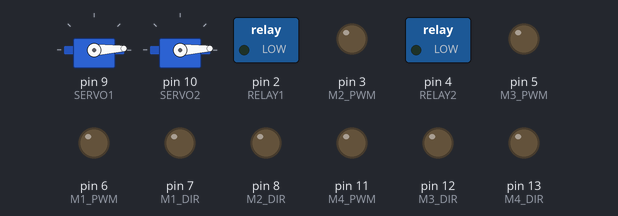
The sketch below on a simulated Arduino Uno, built with avr-gcc and run on an emulated ATmega328P. On the bench: 2 × servo, switched loads named in the sketch (green lamp = pin HIGH), output pins drawn as LEDs (lit = HIGH).

Above: at 0.05 s.
At 1.35 s:
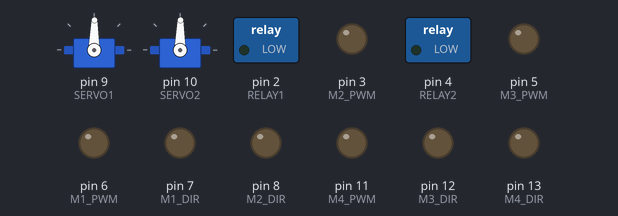
At 2.65 s:
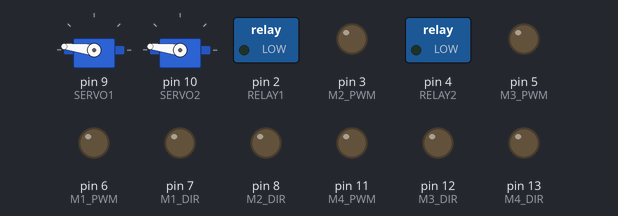
At 5.25 s:
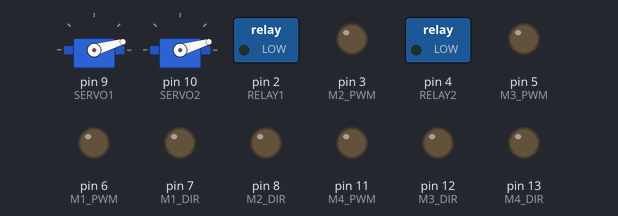
Timing chart, 0 to 7.1 s (numbered marks = the images above):
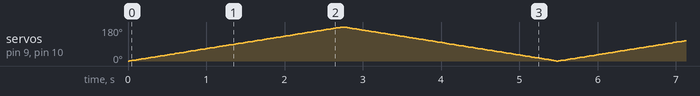

The sketch:

WM1_ServoExample.ino
```cpp
// <INCLUDE REQUIRED LIBRARIES>
#include <Servo.h>

// <WM1 PIN DEFINITIONS>
#define M1_PWM 6
#define M1_DIR 7

#define M2_PWM 3
#define M2_DIR 8

#define M3_PWM 5
#define M3_DIR 12

#define M4_PWM 11
#define M4_DIR 13

#define RELAY1 2
#define RELAY2 4

#define SERVO1 9
#define SERVO2 10

// <GLOBAL DECLARATIONS>
Servo firstServo;  // create servo object to control servos
Servo secondServo; // two servo objects can be created using the functionallity available on the WM1

int pos = 0;    // variable to store the servo position

/* <WIRING DESCRIPTION>
  Standard 5V 180° RC servos are connected to WM1 servo header 'S1' and 'S2'
  Ensure servo pinout matches that of the WM1 board
*/

/* <FUNCTIONALITY DESCRIPTION>
  This example code demonstrates how to use the servo headers built into the WM1 to control two
  standard 180° RC servos. This code is based on the standard arduino 'Sweep' example and will
  move both servos back and forth from 0° to 180°
*/

void setup() {
  // put your setup code here, to run once:

  // <ASSIGN PINS TO THE SERVO OBJECTS>
  // Used Pins
  firstServo.attach(SERVO1);
  secondServo.attach(SERVO2);

  /* <CONFIGURE ALL REMAINING WM1 PINS AS OUTPUTS>
    while not all pins are used in this example it is good practice to
    configure unused pins them as outputs so that they are not left floating */
  // Unused pins
  pinMode(M1_PWM, OUTPUT);
  pinMode(M1_DIR, OUTPUT);
  pinMode(M2_PWM, OUTPUT);
  pinMode(M2_DIR, OUTPUT);
  pinMode(M3_PWM, OUTPUT);
  pinMode(M3_DIR, OUTPUT);
  pinMode(M4_PWM, OUTPUT);
  pinMode(M4_DIR, OUTPUT);
  pinMode(RELAY1, OUTPUT);
  pinMode(RELAY2, OUTPUT);
}

void loop() {
  // put your main code here, to run repeatedly:

  for (pos = 0; pos <= 180; pos += 1) { // goes from 0 degrees to 180 degrees
    // in steps of 1 degree
    firstServo.write(pos);              // tell servos to go to position in variable 'pos'
    secondServo.write(pos);
    delay(15);                       // waits 15ms for the servo to reach the position
  }
  for (pos = 180; pos >= 0; pos -= 1) { // goes from 180 degrees to 0 degrees
    firstServo.write(pos);              // tell servos to go to position in variable 'pos'
    secondServo.write(pos);
    delay(15);                       // waits 15ms for the servo to reach the position
  }
}
```
